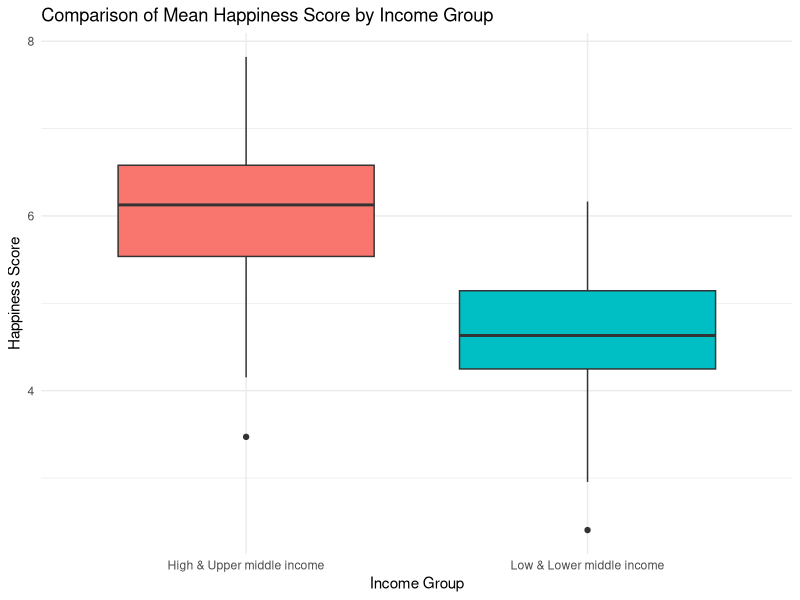
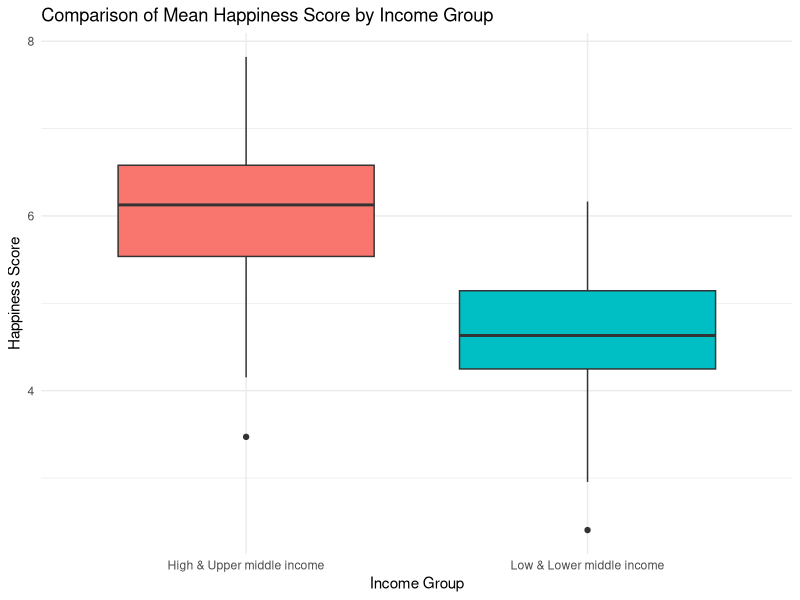
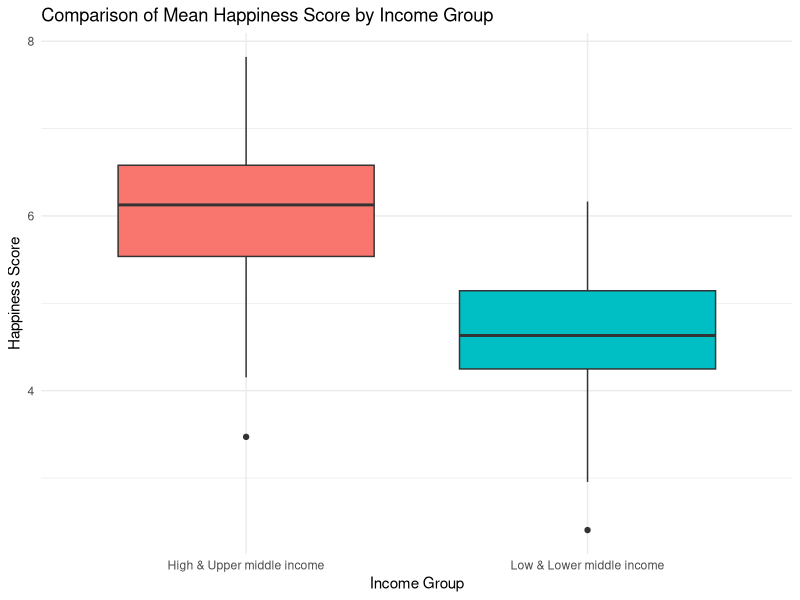

R code for these plots, in order:
# Commit 1: added header comment
# Load necessary library
library(ggplot2)

# Read dataset
happy <- read.csv("happiness_report_2022.csv", stringsAsFactors = TRUE)

# Optional: Convert income to factor if needed
happy$income <- as.factor(happy$income)

# Combine income groups into two main categories
happy$income_group <- ifelse(
  happy$income %in% c("Low income", "Lower middle income"),
  "Low & Lower middle income",
  "High & Upper middle income"
)

# Convert combined group to factor
happy$income_group <- as.factor(happy$income_group)

# Check new income groups (optional)
table(happy$income, happy$income_group)

# -----------------------------
# Box Plot
# -----------------------------

ggplot(happy, aes(x = income_group, y = score, fill = income_group)) +
  geom_boxplot() +
  labs(
    title = "Comparison of Mean Happiness Score by Income Group",
    x = "Income Group",
    y = "Happiness Score"
  ) +
  theme_minimal() +
  theme(legend.position = "none")

# -----------------------------
# Save Plot
# -----------------------------
ggsave("happiness_boxplot.png", width = 8, height = 6)
sum(is.na(happy))
summary(happy$score)
# Preview first rows
head(happy)
# Number of countries
n_countries <- nrow(happy)
print(paste("Number of countries:", n_countries))
# Combine income groups into two broader categories
# Check income categories
unique(happy$income)

scale_fill_manual(values = c("#6baed6", "#fd8d3c"))
stat_summary(fun = mean, geom = "point", size = 3, color = "black")
ylim(0, 10)

theme(
  plot.title = element_text(size = 14, face = "bold"),
  axis.text = element_text(size = 10),
  axis.title = element_text(size = 12)
)
print("Saving happiness_boxplot.png")
stopifnot("score" %in% colnames(happy))
# Save plot size: 8x6 inches
ggsave("happiness_boxplot.png", width = 8, height = 6)
